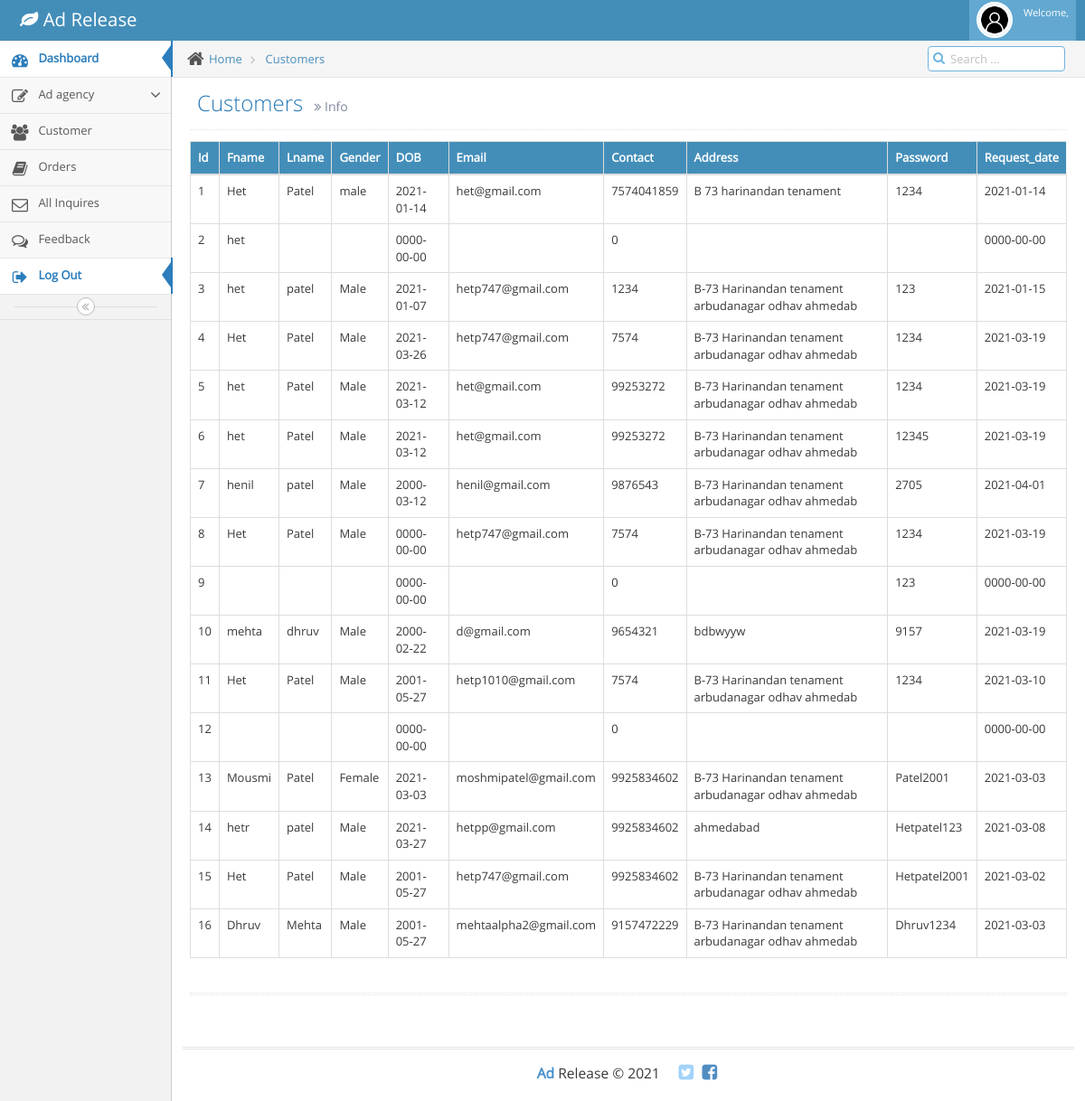
Page /admin/customers.php on the committed database.
### tables this page shows
CREATE TABLE `customer` (
  `Id` int(20) NOT NULL,
  `Fname` varchar(40) NOT NULL,
  `Lname` varchar(40) NOT NULL,
  `Gender` varchar(20) NOT NULL,
  `Dob` date NOT NULL,
  `Email` varchar(50) NOT NULL,
  `Contact` bigint(10) NOT NULL,
  `Address` varchar(50) NOT NULL,
  `Password` varchar(40) NOT NULL,
  `Request_date` date NOT NULL
);

### admin/customers.php (the view, shortened to what this page needs)
<?php
include 'connection.php';
$result = $con->query("select * from customer");
?>
<!DOCTYPE html>
<html lang="en">
	<head>
		<link rel="stylesheet" href="assets/css/bootstrap.min.css" />
		<link rel="stylesheet" href="assets/font-awesome/4.5.0/css/font-awesome.min.css" />
		<link rel="stylesheet" href="assets/css/ace.min.css" class="ace-main-stylesheet" id="main-ace-style" />
		<link rel="stylesheet" href="assets/css/ace-skins.min.css" />
		<link rel="stylesheet" href="assets/css/ace-rtl.min.css" />
	</head>
	<body class="no-skin">
		<?php include 'common/header.php';?>
		<div class="main-container ace-save-state" id="main-container">
			<?php include 'common/sidebar.php';?>
			<div class="main-content">
				<div class="main-content-inner">
					<div class="breadcrumbs ace-save-state" id="breadcrumbs">
						<ul class="breadcrumb">
							<li>
								<i class="ace-icon fa fa-home home-icon"></i>
								<a href="dashboard.php">Home</a>
							</li>
							<li>
								<a href="customers.php">Customers</a>
							</li>
						</ul>
						<div class="nav-search" id="nav-search">
							<form class="form-search">
								<span class="input-icon">
									<input type="text" placeholder="Search ..." class="nav-search-input" id="nav-search-input" autocomplete="off" />
									<i class="ace-icon fa fa-search nav-search-icon"></i>
								</span>
							</form>
						</div>
					</div>
					<div class="page-content">
						<div class="page-header">
							<h1>
								Customers
								<small>
									<i class="ace-icon fa fa-angle-double-right"></i>
									Info
								</small>
							</h1>
						</div>
						<div class="row">
							<div class="col-xs-12">
								<div class="row">
									<div class="col-xs-12">
										<table id="simple-table" class="table  table-bordered table-hover">
											<thead>
												<tr>
													<th>Id</th>
													<th>Fname</th>
													<th>Lname</th>
													<th>Gender</th>
													<th>DOB</th>
													<th>Email</th>
													<th>Contact</th>
													<th>Address</th>
													<th>Password</th>
													<th>Request_date</th>
												</tr>
											</thead>
											<tbody>
													<?php
														while ($row = $result->fetch_object())
													    {
															?>
																<tr>
																	<td><?php echo $row->Id;?></td>
																	<td><?php echo $row->Fname;?></td>
																	<td><?php echo $row->Lname;?></td>
																	<td><?php echo $row->Gender;?></td>
																	<td><?php echo $row->Dob;?></td>
																	<td><?php echo $row->Email;?></td>
																	<td><?php echo $row->Contact;?></td>
																	<td><?php echo $row->Address;?></td>
																	<td><?php echo $row->Password;?></td>
																	<td><?php echo $row->Request_date;?></td>
																</tr>
															<?php
														}
													?>
											</tbody>
										</table>
									</div>
								</div>
								<div class="hr hr-18 dotted hr-double"></div>
							</div>
						</div>
					</div>
				</div>
			</div>
			<?php include 'common/footer.php';?>
		</div>
	</body>
</html>

### admin/customers.php (style rules this page uses)
th { background-color:#438EB9; color: white; }

### rows in the picture
customer: Id "1", Fname "Het", Lname "Patel", Gender "male", Dob "2021-01-14", Email "het@gmail.com", Contact "7574041859", Address "B 73 harinandan tenament", Password "1234", Request_date "2021-01-14"
customer: Id "2", Fname "het", Dob "0000-00-00", Contact "0", Request_date "0000-00-00"
customer: Id "3", Fname "het", Lname "patel", Gender "Male", Dob "2021-01-07", Email "hetp747@gmail.com", Contact "1234", Address "B-73 Harinandan tenament arbudanagar odhav ahmedab", Password "123", Request_date "2021-01-15"
customer: Id "4", Fname "Het", Lname "Patel", Gender "Male", Dob "2021-03-26", Email "hetp747@gmail.com", Contact "7574", Address "B-73 Harinandan tenament arbudanagar odhav ahmedab", Password "1234", Request_date "2021-03-19"
customer: Id "5", Fname "het", Lname "Patel", Gender "Male", Dob "2021-03-12", Email "het@gmail.com", Contact "99253272", Address "B-73 Harinandan tenament arbudanagar odhav ahmedab", Password "1234", Request_date "2021-03-19"
customer: Id "6", Fname "het", Lname "Patel", Gender "Male", Dob "2021-03-12", Email "het@gmail.com", Contact "99253272", Address "B-73 Harinandan tenament arbudanagar odhav ahmedab", Password "12345", Request_date "2021-03-19"
customer: Id "7", Fname "henil", Lname "patel", Gender "Male", Dob "2000-03-12", Email "henil@gmail.com", Contact "9876543", Address "B-73 Harinandan tenament arbudanagar odhav ahmedab", Password "2705", Request_date "2021-04-01"
customer: Id "8", Fname "Het", Lname "Patel", Gender "Male", Dob "0000-00-00", Email "hetp747@gmail.com", Contact "7574", Address "B-73 Harinandan tenament arbudanagar odhav ahmedab", Password "1234", Request_date "2021-03-19"
customer: Id "9", Dob "0000-00-00", Contact "0", Password "123", Request_date "0000-00-00"
customer: Id "10", Fname "mehta", Lname "dhruv", Gender "Male", Dob "2000-02-22", Email "d@gmail.com", Contact "9654321", Address "bdbwyyw", Password "9157", Request_date "2021-03-19"
customer: Id "11", Fname "Het", Lname "Patel", Gender "Male", Dob "2001-05-27", Email "hetp1010@gmail.com", Contact "7574", Address "B-73 Harinandan tenament arbudanagar odhav ahmedab", Password "1234", Request_date "2021-03-10"
customer: Id "12", Dob "0000-00-00", Contact "0", Request_date "0000-00-00"
customer: Id "13", Fname "Mousmi", Lname "Patel", Gender "Female", Dob "2021-03-03", Email "moshmipatel@gmail.com", Contact "9925834602", Address "B-73 Harinandan tenament arbudanagar odhav ahmedab", Password "Patel2001", Request_date "2021-03-03"
customer: Id "14", Fname "hetr", Lname "patel", Gender "Male", Dob "2021-03-27", Email "hetpp@gmail.com", Contact "9925834602", Address "ahmedabad", Password "Hetpatel123", Request_date "2021-03-08"
customer: Id "15", Fname "Het", Lname "Patel", Gender "Male", Dob "2001-05-27", Email "hetp747@gmail.com", Contact "9925834602", Address "B-73 Harinandan tenament arbudanagar odhav ahmedab", Password "Hetpatel2001", Request_date "2021-03-02"
customer: Id "16", Fname "Dhruv", Lname "Mehta", Gender "Male", Dob "2001-05-27", Email "mehtaalpha2@gmail.com", Contact "9157472229", Address "B-73 Harinandan tenament arbudanagar odhav ahmedab", Password "Dhruv1234", Request_date "2021-03-03"
